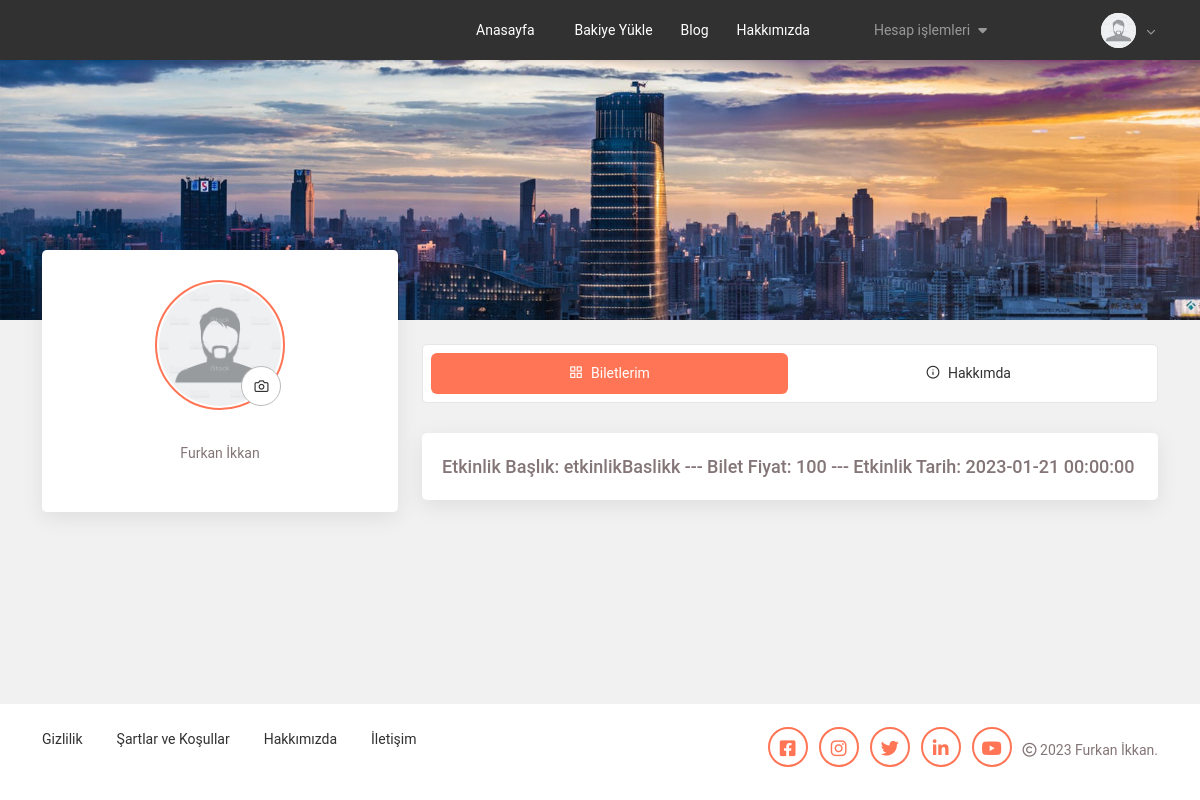
The page /etkinlikler/my_profile.php (signed in) on the database its author committed.
### tables this page shows
CREATE TABLE `kullanicilar` (
  `ID` int(255) NOT NULL,
  `profilResmi` varchar(50) NOT NULL,
  `ad` varchar(50) NOT NULL,
  `soyad` varchar(50) NOT NULL,
  `kullaniciAdi` varchar(50) NOT NULL,
  `sifre` varchar(50) NOT NULL,
  `bakiye` int(255) NOT NULL,
  `hakkinda` text NOT NULL,
  `adres` text NOT NULL
);

CREATE TABLE `biletler` (
  `biletID` int(255) NOT NULL,
  `kullaniciID` int(255) NOT NULL,
  `etkinlikID` int(255) NOT NULL
);

CREATE TABLE `etkinlikler` (
  `etkinlikID` int(11) NOT NULL,
  `sanatciID` int(11) NOT NULL,
  `biletUcret` int(11) NOT NULL,
  `etkinlikImage` varchar(100) NOT NULL,
  `etkinlikBaslik` varchar(100) NOT NULL,
  `icerik` text NOT NULL,
  `adres` varchar(50) NOT NULL,
  `ilce` varchar(50) NOT NULL,
  `il` varchar(50) NOT NULL,
  `tip` enum('Online','Yüz Yüze') NOT NULL,
  `tarih` datetime NOT NULL,
  `maxKisiSayisi` int(255) NOT NULL,
  `olusturulmaTarihi` datetime NOT NULL DEFAULT CURRENT_TIMESTAMP
);

CREATE TABLE `ayarlar` (
  `ayarId` int(1) NOT NULL,
  `ayarSiteBasligi` varchar(100) NOT NULL,
  `ayarSiteAciklama` text NOT NULL,
  `ayarFacebookUsername` varchar(50) NOT NULL,
  `ayarInstagramUsername` varchar(50) NOT NULL,
  `ayarYoutubeUsername` varchar(50) NOT NULL,
  `ayarTwitterUsername` varchar(50) NOT NULL,
  `ayarLinkedinUsername` varchar(50) NOT NULL,
  `ayarTasarlayan` varchar(50) NOT NULL
);

### etkinlikler/my_profile.php (the view, shortened to what this page needs)
<?php require("header.php");
?>
<main class="dashboard-mp">
    <div class="profile-banner">
        <div class="hero-cover-block">
            <div class="hero-cover">
                <div class="hero-cover-img hero-img-1"></div>
            </div>
        </div>
        <div class="user-dt-block">
            <div class="container">
                <div class="row">
                    <div class="col-xl-4 col-lg-5 col-md-12">
                        <div class="main-card user-left-dt">
                            <div class="user-avatar-img">
                                <img src="images/profil/<?php echo $kullanici["profilResmi"]; ?>">
                                <div class="avatar-img-btn">
                                    <label for="avatar-img"><i class="feather-camera"></i></label>
                                </div>
                            </div>
                            <div class="user-description">
                                <p>
                                    <?php echo $kullanici["ad"] . " " . $kullanici["soyad"]; ?>
                                </p>
                            </div>
                        </div>
                    </div>
                    <div class="col-xl-8 col-lg-7 col-md-12">
                        <div class="dash-tabs-block mt-4">
                            <ul class="nav nav-pills nav-fill p-2 dash-tabs" id="myTab" role="tablist">
                                <li class="nav-item">
                                    <a class="nav-link active" id="dashboard-tab" data-bs-toggle="tab" href="#dashboard"
                                        role="tab" aria-controls="dashboard" aria-selected="true"><i
                                            class="feather-grid"></i>Biletlerim</a>
                                </li>
                                <li class="nav-item">
                                    <a class="nav-link" id="about-tab" data-bs-toggle="tab" href="#about" role="tab"
                                        aria-controls="about" aria-selected="false"><i
                                            class="feather-info"></i>Hakkımda</a>
                                </li>
                            </ul>
                        </div>
                        <div class="tab-content" id="myTabContent">
                            <div class="tab-pane fade active show" id="dashboard" role="tabpanel"
                                aria-labelledby="dashboard-tab">
                                <div class="main-card mt-4 mb-0">
                                    <div class="about-details">
                                    <?php
                                    $biletListele = $baglanti->prepare("SELECT *FROM biletler
                                    INNER JOIN kullanicilar ON biletler.kullaniciID=kullanicilar.ID
                                    INNER JOIN etkinlikler ON biletler.etkinlikID=etkinlikler.etkinlikID
                                    WHERE kullanicilar.ID=?
                                    ");
                                    $biletListele->execute(array($_SESSION["kullaniciId"]));
                                    foreach ($biletListele->fetchAll() as $listeleYaz) { ?>
                                        <div class="about-step">
                                            <span>
                                                Etkinlik Başlık: <?php echo $listeleYaz["etkinlikBaslik"]." --- "."Bilet Fiyat: ".$listeleYaz["biletUcret"]." --- "."Etkinlik Tarih: ".$listeleYaz["tarih"]; ?>
                                            </span>
                                        </div>
                                        <?php } ?>
                                    </div>
                                </div>
                            </div>
                        </div>
                    </div>
                </div>
            </div>
        </div>
    </div>
</main>
<?php include("footer.php") ?>

### etkinlikler/header.php (shortened to what this page needs)
<?php
require("dashboard/Database/baglanti.php");
if(isset($_SESSION["kullaniciAdi"])){
  $kullaniciGetir = $baglanti->prepare("SELECT * FROM kullanicilar WHERE kullaniciAdi=?");
  $kullaniciGetir -> execute(array($_SESSION["kullaniciAdi"]));
  $kullanici = $kullaniciGetir->fetch();
}
?>
<!DOCTYPE html>
<html lang="en" class="h-100">
<head>
    <link
        href="../../../css2?family=Roboto:ital,wght@0,300;0,400;0,500;0,700;0,900;1,100;1,300;1,400;1,500;1,700;1,900&display=swap"
        rel="stylesheet" />
    <link href="css/responsive.css" rel="stylesheet" />
    <link href="css/style.css" rel="stylesheet" />
    <link href="css/datepicker.min.css" rel="stylesheet" />
    <link href="vendor/bootstrap/css/bootstrap.min.css" rel="stylesheet" />
    <link href="vendor/feather-icons/feather.css" rel="stylesheet" />
    <link href="vendor/fontawesome-free/css/all.min.css" rel="stylesheet" />
    <link href="vendor/OwlCarousel/assets/owl.carousel.css" rel="stylesheet" />
    <link href="vendor/OwlCarousel/assets/owl.theme.default.min.css" rel="stylesheet" />
    <link href="vendor/bootstrap-select/css/bootstrap-select.min.css" rel="stylesheet" />
</head>
<body class="d-flex flex-column h-100">
    <header>
        <nav class="navbar navbar-expand-lg custom-navbar bg-dark1">
            <div class="container">
                <div class="offcanvas offcanvas-start" tabindex="-1" id="offcanvasNavbar"
                    aria-labelledby="offcanvasNavbarLabel">
                    <div class="offcanvas-body">
                        <ul class="navbar-nav justify-content-end flex-grow-1 pe_5">
                            <li class="nav-item">
                                <a class="nav-link active" aria-current="page" href="index.php">
                                    Anasayfa
                                </a>
                            </li>
                            <li class="nav-item">
                                <?php if(isset($_SESSION["kullaniciAdi"])){?>
                            <li class="nav-item">
                                <a class="nav-link active" aria-current="page" href="credit.php">
                                    Bakiye Yükle
                                </a>
                            </li>
                            <?php } ?>
                            <li class="nav-item">
                                <a class="nav-link active" aria-current="page" href="our_blog.php">
                                    Blog
                                </a>
                            </li>
                            <li class="nav-item">
                                <a class="nav-link active" aria-current="page" href="about.php">
                                    Hakkımızda
                                </a>
                            </li>
                            <li class="nav-item">
                            <li class="nav-item">
                            <li class="nav-item"></li>
                            <li class="nav-item dropdown">
                                <a class="nav-link custom-d-toggle" href="#" role="button" data-bs-toggle="dropdown"
                                    aria-expanded="false">
                                    Hesap işlemleri<i class="fas fa-caret-down ms-2 d-none d-lg-inline-block"></i>
                                </a>
                            </li>
                        </ul>
                    </div>
                </div>
                <ul class="group-icons">
                    <li class="dropdown"></li>
                </ul>
                <?php
          if (!empty($_SESSION["kullaniciAdi"])) { ?>
                <div class="account dropdown">
                    <a href="#" class="account-link dropdown-toggle-no-caret" id="dropdownMenuClickableInside"
                        data-bs-toggle="dropdown" data-bs-auto-close="outside" aria-expanded="false">
                        <div class="user-dp"><img src="images/profil/<?php echo $kullanici["profilResmi"]; ?>"></div>
                        <i class="feather-chevron-down ms-2"></i>
                    </a>
                </div>
                <?php } ?>
            </div>
        </nav>
    </header>

### etkinlikler/footer.php (shortened to what this page needs)
<?php
  require_once("dashboard/Database/baglanti.php");
$ayarlariGetir=$baglanti->prepare("SELECT * FROM ayarlar WHERE ayarId=1");
$ayarlariGetir->execute();
$ayar=$ayarlariGetir->fetch();
 ?>
<footer>
    <div class="container">
        <div class="row">
            <div class="col-lg-6 col-md-12">
                <div class="footer-left">
                    <ul>
                        <li><a href="privacy_policy.php">Gizlilik</a></li>
                        <li><a href="term_conditions.php">Şartlar ve Koşullar</a></li>
                        <li><a href="about.php">Hakkımızda</a></li>
                        <li><a href="contact_us.php">İletişim</a></li>
                    </ul>
                </div>
            </div>
            <div class="col-lg-6 col-md-12">
                <div class="footer-right">
                    <ul class="copyright-text">
                        <li>
                            <div class="social-links">
                                <a href="https://facebook.com/<?php echo $ayar["ayarFacebookUsername"];?>" class="social-link" data-bs-toggle="tooltip" data-bs-placement="top"
                                    title="" data-bs-original-title="Facebook" aria-label="Facebook"><i
                                        class="fab fa-facebook-square"></i></a>
                                <a href="https://instagram.com/<?php echo $ayar["ayarInstagramUsername"];?>" class="social-link" data-bs-toggle="tooltip" data-bs-placement="top"
                                    title="" data-bs-original-title="Instagram" aria-label="Instagram"><i
                                        class="fab fa-instagram"></i></a>
                                <a href="https://twitter.com/<?php echo $ayar["ayarTwitterUsername"];?>" class="social-link" data-bs-toggle="tooltip" data-bs-placement="top"
                                    title="" data-bs-original-title="Twitter" aria-label="Twitter"><i
                                        class="fab fa-twitter"></i></a>
                                <a href="https://linkedin.com/company/<?php echo $ayar["ayarLinkedinUsername"];?>" class="social-link" data-bs-toggle="tooltip" data-bs-placement="top"
                                    title="" data-bs-original-title="LinkedIn" aria-label="LinkedIn"><i
                                        class="fab fa-linkedin-in"></i></a>
                                <a href="https://youtube.com/<?php echo $ayar["ayarYoutubeUsername"];?>" class="social-link" data-bs-toggle="tooltip" data-bs-placement="top"
                                    title="" data-bs-original-title="Youtube" aria-label="Youtube"><i
                                        class="fab fa-youtube"></i></a>
                            </div>
                        </li>
                        <li>
                            <div class="ftr-1"><i class="far fa-copyright"></i> 2023 <?php echo $ayar["ayarTasarlayan"];?>. </div>
                        </li>
                    </ul>
                </div>
            </div>
        </div>
    </div>
</footer>
</body>
</html>

### rows shown on the page
kullanicilar: profilResmi (picture), ad "Furkan", soyad "İkkan"
biletler: etkinlikID.etkinlikBaslik "etkinlikBaslikk", etkinlikID.biletUcret "100", etkinlikID.tarih "2023-01-21 00:00:00"
ayarlar: ayarTasarlayan "Furkan İkkan"
